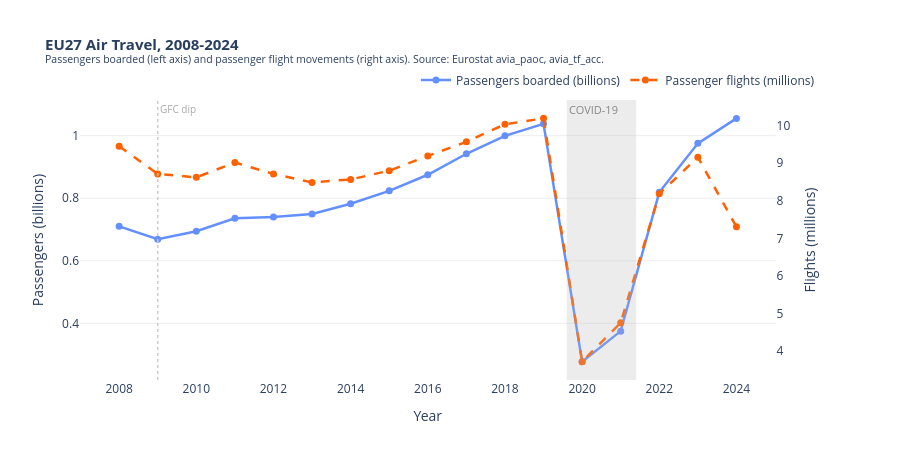

Write notebook code for a chart like this one.
### Markdown cell above
---

## Perspective 1 - LCCs made flying accessible to more people

The case for LCCs having expanded access to flying rests on a simple observation: the European aviation market grew much larger during the LCC era, and that growth happened most in the places where LCCs were most active. We test this in three steps, starting with the overall numbers, then looking at individual airports, and finally mapping where the growth was geographically concentrated.

### Argument 1.1 - Total EU air travel grew by nearly half in one decade

The chart below shows total EU27 passengers boarded each year from 2008 through to 2024, alongside the total number of passenger flights. The year 2008 is a useful starting point: by then the LCC transformation of European aviation was already structurally complete, with Ryanair already the largest airline in Europe by passenger numbers. So the question is not whether LCCs existed, but whether their presence kept growing the market beyond what it would otherwise have been.

### Code cell
# Visualisation 1 - EU27 Passengers and Flights, 2008-2024

eu_pax = (
    df_paoc[df_paoc['country_code'] == 'EU27_2020']
    .groupby('year')['passengers'].sum().reset_index()
)
eu_pax = eu_pax[(eu_pax['year'] >= 2008) & (eu_pax['year'] <= 2024)]

eu_flt = (
    df_tf[df_tf['country_code'] == 'EU27_2020']
    .groupby('year')['flights'].sum().reset_index()
)
eu_flt = eu_flt[(eu_flt['year'] >= 2008) & (eu_flt['year'] <= 2024)]

fig1 = make_subplots(specs=[[{'secondary_y': True}]])

fig1.add_trace(go.Scatter(
    x=eu_pax['year'],
    y=eu_pax['passengers'] / 1e9,
    name='Passengers boarded (billions)',
    mode='lines+markers',
    line=dict(color=COL_LCC, width=2.5),
    marker=dict(size=7),
    hovertemplate='%{x}: %{y:.2f}B passengers<extra></extra>'
), secondary_y=False)

fig1.add_trace(go.Scatter(
    x=eu_flt['year'],
    y=eu_flt['flights'] / 1e6,
    name='Passenger flights (millions)',
    mode='lines+markers',
    line=dict(color=COL_TRAD, width=2.5, dash='dash'),
    marker=dict(size=7),
    hovertemplate='%{x}: %{y:.2f}M flights<extra></extra>'
), secondary_y=True)

fig1.add_vrect(
    x0=2019.6, x1=2021.4,
    fillcolor='rgba(180,180,180,0.25)', line_width=0,
    annotation_text='COVID-19',
    annotation_position='top left',
    annotation_font=dict(size=11, color='#888888')
)
fig1.add_vline(
    x=2009, line_dash='dot', line_color='#cccccc', line_width=1.5,
    annotation_text='GFC dip',
    annotation_position='top right',
    annotation_font=dict(size=10, color='#aaaaaa')
)

fig1.update_layout(
    title=dict(
        text=(
            '<b>EU27 Air Travel, 2008-2024</b><br>'
            '<sup>Passengers boarded (left axis) and passenger flight movements (right axis). '
            'Source: Eurostat avia_paoc, avia_tf_acc.</sup>'
        ),
        font=dict(size=15)
    ),
    height=460,
    plot_bgcolor='white',
    paper_bgcolor='white',
    legend=dict(orientation='h', yanchor='bottom', y=1.02, xanchor='right', x=1),
    hovermode='x unified',
    xaxis=dict(title='Year', tickmode='linear', tick0=2008, dtick=2, showgrid=False)
)
fig1.update_yaxes(
    title_text='Passengers (billions)', secondary_y=False,
    showgrid=True, gridcolor=COL_GRID
)
fig1.update_yaxes(
    title_text='Flights (millions)', secondary_y=True, showgrid=False
)
fig1.show()

p08 = eu_pax.loc[eu_pax['year'] == 2008, 'passengers'].values[0]
p19 = eu_pax.loc[eu_pax['year'] == 2019, 'passengers'].values[0]
f08 = eu_flt.loc[eu_flt['year'] == 2008, 'flights'].values[0]
f19 = eu_flt.loc[eu_flt['year'] == 2019, 'flights'].values[0]
print(f"Passengers: 2008 = {p08/1e9:.2f}B  to  2019 = {p19/1e9:.2f}B  (+{(p19/p08-1)*100:.0f}%)")
print(f"Flights:    2008 = {f08/1e6:.2f}M  to  2019 = {f19/1e6:.2f}M  (+{(f19/f08-1)*100:.0f}%)")

### Figure 1 — Plotly figure (JSON) as saved in the notebook; plotly's stock layout.template omitted (floating-point values rounded to 4 significant figures)
{"data": [{"hovertemplate": "%{x}: %{y:.2f}B passengers<extra></extra>", "line": {"color": "#648FFF", "width": 2.5}, "marker": {"size": 7}, "mode": "lines+markers", "name": "Passengers boarded (billions)", "type": "scatter", "x": [2008, 2009, 2010, 2011, 2012, 2013, 2014, 2015, 2016, 2017, 2018, 2019, 2020, 2021, 2022, 2023, 2024], "xaxis": "x", "y": [0.7101, 0.6692, 0.6946, 0.7357, 0.7398, 0.7498, 0.7825, 0.8237, 0.8751, 0.9422, 0.9995, 1.038, 0.2777, 0.3752, 0.8189, 0.9755, 1.055], "yaxis": "y"}, {"hovertemplate": "%{x}: %{y:.2f}M flights<extra></extra>", "line": {"color": "#FE6100", "dash": "dash", "width": 2.5}, "marker": {"size": 7}, "mode": "lines+markers", "name": "Passenger flights (millions)", "type": "scatter", "x": [2008, 2009, 2010, 2011, 2012, 2013, 2014, 2015, 2016, 2017, 2018, 2019, 2020, 2021, 2022, 2023, 2024], "xaxis": "x", "y": [9.452, 8.716, 8.625, 9.02, 8.715, 8.49, 8.57, 8.803, 9.196, 9.57, 10.04, 10.19, 3.723, 4.755, 8.187, 9.161, 7.311], "yaxis": "y2"}], "layout": {"annotations": [{"font": {"color": "#888888", "size": 11}, "showarrow": false, "text": "COVID-19", "x": 2020.0, "xanchor": "left", "xref": "x", "y": 1, "yanchor": "top", "yref": "y domain"}, {"font": {"color": "#aaaaaa", "size": 10}, "showarrow": false, "text": "GFC dip", "x": 2009, "xanchor": "left", "xref": "x", "y": 1, "yanchor": "top", "yref": "y domain"}], "height": 460, "hovermode": "x unified", "legend": {"orientation": "h", "x": 1, "xanchor": "right", "y": 1.02, "yanchor": "bottom"}, "paper_bgcolor": "white", "plot_bgcolor": "white", "shapes": [{"fillcolor": "rgba(180,180,180,0.25)", "line": {"width": 0}, "type": "rect", "x0": 2020.0, "x1": 2021.0, "xref": "x", "y0": 0, "y1": 1, "yref": "y domain"}, {"line": {"color": "#cccccc", "dash": "dot", "width": 1.5}, "type": "line", "x0": 2009, "x1": 2009, "xref": "x", "y0": 0, "y1": 1, "yref": "y domain"}], "title": {"font": {"size": 15}, "text": "<b>EU27 Air Travel, 2008-2024</b><br><sup>Passengers boarded (left axis) and passenger flight movements (right axis). Source: Eurostat avia_paoc, avia_tf_acc.</sup>"}, "xaxis": {"anchor": "y", "domain": [0.0, 0.94], "dtick": 2, "showgrid": false, "tick0": 2008, "tickmode": "linear", "title": {"text": "Year"}}, "yaxis": {"anchor": "x", "domain": [0.0, 1.0], "gridcolor": "#eeeeee", "showgrid": true, "title": {"text": "Passengers (billions)"}}, "yaxis2": {"anchor": "x", "overlaying": "y", "showgrid": false, "side": "right", "title": {"text": "Flights (millions)"}}}}
